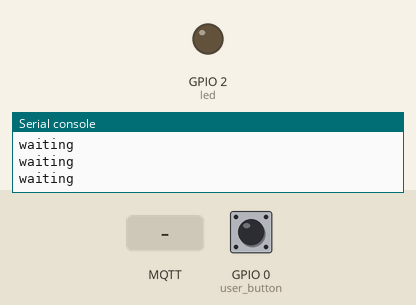
Simulated run of this program. Board: ESP32 board running MicroPython. On the bench: output pins drawn as LEDs (lit = HIGH), the last lines printed to the serial console. The inputs (shaded band) are chosen by the test bench; at power-on: GPIO 0 (user_button) HIGH. WiFi joins after 1.5 s; no MQTT or app messages arrive unless stated.

Above: at 2.8 s.
2.9 s: MQTT message "on" arrives on the first subscribed topic
At 3.4 s:
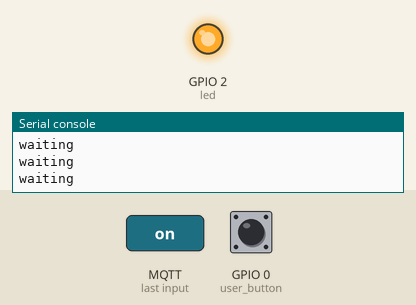
6.0 s: MQTT message "off" arrives on the first subscribed topic
At 7.5 s:
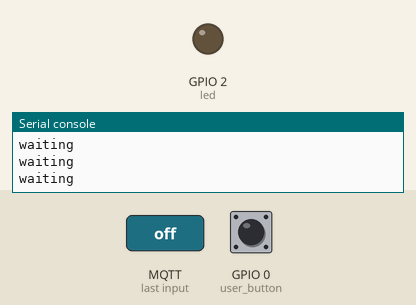
Timing chart, 0 to 9.0 s (numbered marks = the images above; inputs shaded):
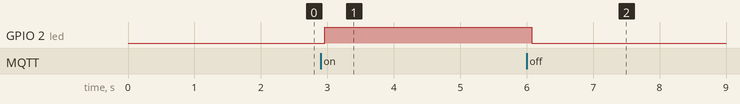

The program:

dev1.py
```python
import time
import network
from umqtt.simple import MQTTClient
from machine import Pin, ADC, UART

# NETWORK
SSID = "luna"
PASSWORD = "loderunner"
# MQTT DEFINITIONS
MQTT_BROKER = "192.168.109.225"
CLIENT_ID = "dev1"
TOPIC_LED = CLIENT_ID + "/led"
TOPIC_ADC = CLIENT_ID + "/adc"
TOPIC_UART = CLIENT_ID + "/uart"
# PERIPHERALS DEFINITIONS ESP32 WROOM
LED_PIN = 2
BUTTON_PIN = 0
ADC_PIN = 32
TX_PIN = 17
RX_PIN = 16
BAUDRATE = 57600  # 9600 57600 115200

# Make objects for peripherals
led = Pin(LED_PIN, Pin.OUT)
adc = ADC(ADC_PIN)
user_button = Pin(BUTTON_PIN, Pin.IN, Pin.PULL_UP)
uart_fpga = UART(2, baudrate=BAUDRATE, tx=TX_PIN, rx=RX_PIN)


# Callback mqtt
def subscribe_callback(topic, msg):
    topic = topic.decode("utf-8")
    msg = msg.decode("utf-8")
    print((topic, msg))
    # Callback actions
    if topic == TOPIC_LED:
        if msg == "on":
            led.value(1)
        elif msg == "off":
            led.value(0)


def connect_mqtt():
    client = MQTTClient(CLIENT_ID, MQTT_BROKER)
    client.set_callback(subscribe_callback)
    client.connect()
    client.subscribe(TOPIC_LED)
    print(f"Conectado a {MQTT_BROKER}, suscrito a {TOPIC_LED}")
    return client


def connectSTA(ssid, pwd):
    sta_if = network.WLAN(network.STA_IF)
    if not sta_if.isconnected():
        print("connecting to network...")
        sta_if.active(True)
        sta_if.connect(ssid, pwd)
        while not sta_if.isconnected():
            pass
    print("network config:", sta_if.ifconfig())


# Función principal
def main():
    # 1. Conectarse a una RED WIFI
    connectSTA(SSID, PASSWORD)
    # 2. Conectarse al broker mqtt y subscribirse a los topics
    mqtt_client = connect_mqtt()
    print("Esperando datos UART o mensajes MQTT...")

    while True:
        try:
            # 3. Verificar si existen mensajes de entrada por mqtt
            mqtt_client.check_msg()
        except Exception as e:
            print(e)
            # En el caso de desconectarse del broker, reintentar conexión
            mqtt_client = connect_mqtt()
        print("waiting")
        # 4. Verificar si se ha pulsado el botón
        if user_button.value() == 0:
            adc_value = adc.read()
            print(adc_value)
            mqtt_client.publish(TOPIC_ADC, str(adc_value))
        # 5. Verificar si se ha recibido datos por UART
        if uart_fpga.any():
            buffer = uart_fpga.read().decode("utf-8")  # Para leer cualquier valor
            if "adc?" in buffer:  # Si se recibe la orden de lectura adc
                adc_value = adc.read()
                print(adc_value)
                uart_fpga.write(
                    str(adc_value) + "\n"
                )  # Se puede enviar el caracter terminador
            else:  # Si se debe enviar el dato a mqtt
                mqtt_client.publish(TOPIC_UART, buffer)
        # 6. Esperar un tiempo antes de hacer el loop
        time.sleep(0.1)


if __name__ == "__main__":
    main()
```

Measured:
- after the input at 2.9 s, GPIO 2 (led): LOW → HIGH after 0.06 s
- after the input at 6.0 s, GPIO 2 (led): HIGH → LOW after 0.07 s
